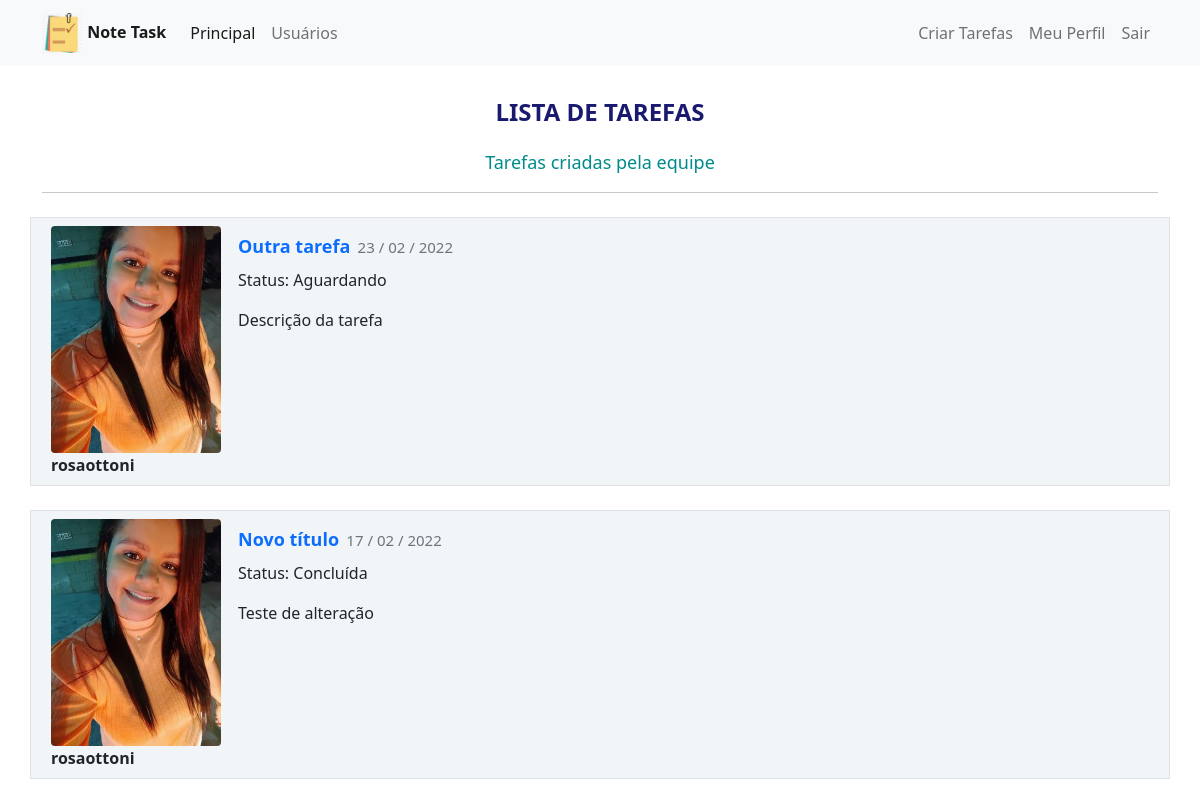
Page / (signed in) on the committed database.
### general_system/models.py (models this page shows, shortened)
class Post(data_base.Model):
    id = data_base.Column(data_base.Integer, primary_key=True)
    title = data_base.Column(data_base.String, nullable=False)
    bory_text = data_base.Column(data_base.Text, nullable=False)
    date_create = data_base.Column(data_base.DateTime, nullable=False, default=datetime.utcnow)
    id_user = data_base.Column(data_base.Integer, data_base.ForeignKey('usuario.id'), nullable=False)
    status = data_base.Column(data_base.String, nullable=False)

class Usuario(data_base.Model, UserMixin):
    id = data_base.Column(data_base.Integer, primary_key=True)
    username = data_base.Column(data_base.String, nullable=False)
    email = data_base.Column(data_base.String, nullable=False, unique=True)
    password = data_base.Column(data_base.String, nullable=False)
    perf_photo = data_base.Column(data_base.String, default='default.jpg')
    posts = data_base.relationship('Post', backref='autor', lazy=True)
    courses = data_base.Column(data_base.String, nullable=False, default='')

### general_system/routes.py (the view)
@app.route("/")
def home():
    posts = Post.query.order_by(Post.id.desc())
    return render_template('home.html', posts=posts)

### general_system/models.py (called while the page is built)
@login_manager.user_loader
def load_user(id_user):
    return Usuario.query.get(int(id_user))

### general_system/templates/home.html
{% extends 'base.html' %}
{% block bory %}
    <div class="container mt-3">
        <div align="center">
        <h1 style="color: midnightblue"><strong><font size="5">LISTA DE TAREFAS</font></strong></h1>
        <h2 style="color: darkcyan"><font size="4">Tarefas criadas pela equipe</font></h2>
        <hr>
        </div>
        {% for post in posts %}
            <div class="row border mt-4 p-2 publications">
                <div class="col col-2">
                    <div class="image pe-3 "> <img src="{{url_for('static', filename='image_id_user/{}'.format(post.autor.perf_photo))}}" class="rounded" width="170"> </div>
                    <strong>{{ post.autor.username }}</strong>
                </div>
                <div class="col col-9">
                    <a style="text-decoration: none" href="{{ url_for('expose_post', post_id=post.id) }}">
                        <h3>
                            <strong> <font size="4">{{ post.title }}</font></strong>
                            <small class="text-muted" style="font-size: 15px">
                            {{ post.date_create.strftime('%d / %m / %Y')}}
                            </small>
                        </h3>
                    </a>
                    <p>Status: {{ post.status }}</p>
                    <p>{{ post.bory_text }}</p>
                </div>
            </div>
        {% endfor %}
    </div>
{% endblock %}

### general_system/static/main.css (style rules this page uses)
.publications { background: #f2f5f8 !important; }

### rows in the picture
Post: perf_photo (picture), autor.username "rosaottoni", title "Outra tarefa", date_create "23 / 02 / 2022", status "Aguardando", bory_text "Descrição da tarefa"
Post: perf_photo (picture), autor.username "rosaottoni", title "Novo título", date_create "17 / 02 / 2022", status "Concluída", bory_text "Teste de alteração"
